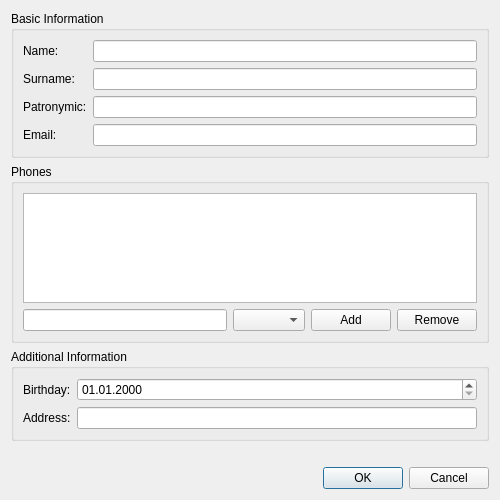
<?xml version="1.0" encoding="UTF-8"?>
<ui version="4.0">
 <class>ContactDialog</class>
 <widget class="QDialog" name="ContactDialog">
  <property name="geometry">
   <rect>
    <x>0</x>
    <y>0</y>
    <width>500</width>
    <height>500</height>
   </rect>
  </property>
  <property name="windowTitle">
   <string>Contact</string>
  </property>
  <layout class="QVBoxLayout" name="verticalLayout">
   <item>
    <widget class="QGroupBox" name="groupBox">
     <property name="title">
      <string>Basic Information</string>
     </property>
     <layout class="QFormLayout" name="formLayout">
      <item row="0" column="0">
       <widget class="QLabel" name="label">
        <property name="text">
         <string>Name:</string>
        </property>
       </widget>
      </item>
      <item row="0" column="1">
       <widget class="QLineEdit" name="nameEdit"/>
      </item>
      <item row="1" column="0">
       <widget class="QLabel" name="label_2">
        <property name="text">
         <string>Surname:</string>
        </property>
       </widget>
      </item>
      <item row="1" column="1">
       <widget class="QLineEdit" name="surnameEdit"/>
      </item>
      <item row="2" column="0">
       <widget class="QLabel" name="label_3">
        <property name="text">
         <string>Patronymic:</string>
        </property>
       </widget>
      </item>
      <item row="2" column="1">
       <widget class="QLineEdit" name="patronymicEdit"/>
      </item>
      <item row="3" column="0">
       <widget class="QLabel" name="label_4">
        <property name="text">
         <string>Email:</string>
        </property>
       </widget>
      </item>
      <item row="3" column="1">
       <widget class="QLineEdit" name="emailEdit"/>
      </item>
     </layout>
    </widget>
   </item>
   <item>
    <widget class="QGroupBox" name="groupBox_2">
     <property name="title">
      <string>Phones</string>
     </property>
     <layout class="QVBoxLayout" name="verticalLayout_2">
      <item>
       <widget class="QListWidget" name="phoneList"/>
      </item>
      <item>
       <layout class="QHBoxLayout" name="horizontalLayout">
        <item>
         <widget class="QLineEdit" name="phoneEdit"/>
        </item>
        <item>
         <widget class="QComboBox" name="phoneTypeCombo"/>
        </item>
        <item>
         <widget class="QPushButton" name="addPhoneButton">
          <property name="text">
           <string>Add</string>
          </property>
         </widget>
        </item>
        <item>
         <widget class="QPushButton" name="removePhoneButton">
          <property name="text">
           <string>Remove</string>
          </property>
         </widget>
        </item>
       </layout>
      </item>
     </layout>
    </widget>
   </item>
   <item>
    <widget class="QGroupBox" name="groupBox_3">
     <property name="title">
      <string>Additional Information</string>
     </property>
     <layout class="QFormLayout" name="formLayout_2">
      <item row="0" column="0">
       <widget class="QLabel" name="label_5">
        <property name="text">
         <string>Birthday:</string>
        </property>
       </widget>
      </item>
      <item row="0" column="1">
       <widget class="QDateEdit" name="birthdayEdit">
        <property name="displayFormat">
         <string>dd.MM.yyyy</string>
        </property>
       </widget>
      </item>
      <item row="1" column="0">
       <widget class="QLabel" name="label_6">
        <property name="text">
         <string>Address:</string>
        </property>
       </widget>
      </item>
      <item row="1" column="1">
       <widget class="QLineEdit" name="addressEdit"/>
      </item>
     </layout>
    </widget>
   </item>
   <item>
    <widget class="QLabel" name="statusLabel">
     <property name="text">
      <string/>
     </property>
    </widget>
   </item>
   <item>
    <widget class="QDialogButtonBox" name="buttonBox">
     <property name="orientation">
      <enum>Qt::Horizontal</enum>
     </property>
     <property name="standardButtons">
      <set>QDialogButtonBox::Cancel|QDialogButtonBox::Ok</set>
     </property>
    </widget>
   </item>
  </layout>
 </widget>
 <resources/>
 <connections/>
</ui>
